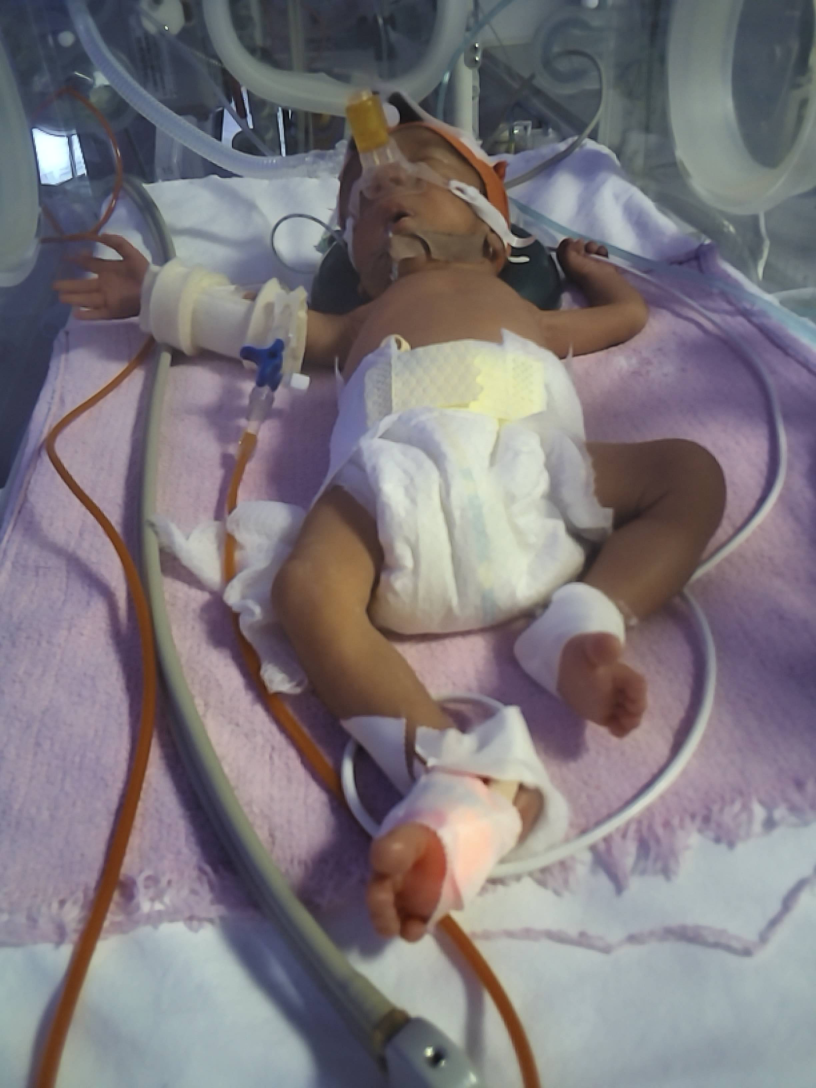
#> input picture Cropping mechanisms/Data2Check/Visible/HM20240814214018_VIS.jpeg, 2448 x 3264 px, found by its file name (shown at 1/3 size)
$ jupyter execute --allow-errors Homography_Crop_SidebySide.ipynb
#> lines starting #> are read from the running program, lines starting #| are printed output that depends on the picture
## Homography Crop

This code given an image -thermal baby image- and a its corresponding visible counterpart by selecting points in the image is able to craft a homography matrix and transform all visible images in a folder accordingly. This notebook specifically was made to convert those images to 480 × 640.

### **Disclaimer: This code should be executed with the following things in mind.**
- A good homography matrix, the best possible one, compute as many points as possible, based on two extremely clear images.
- It should be executed twice, one for each camera, separating images in folders depending on the camera.

[cell 1]
import cv2
import numpy as np
import matplotlib.pyplot as plt
import os
from glob import glob

[cell 2]
# Provide file paths
# !!!! This are the images that will be used for the homography matrix creation
# We should work twice, one per thermal camera

thermal_path = "/Users/marino/Downloads/HM20240814214018.jpeg" # for the thermal image for the homography matrix
visible_path = "/Users/marino/Downloads/visible/HM20240814214018_VIS.jpeg" # for the visible image for the homography matrix
matrix_path = "/Users/marino/Downloads/homography_matrix.txt" # to save the homography matrix (if good)

visible_folder = "/Users/marino/Downloads/visible" # for the visible images, to warp/transform
output_folder = "/Users/marino/Downloads/aligned" # for the aligned images, to save the warped images

Point selection

[cell 3]
# Load images
visible_img = cv2.imread(visible_path)
#> visible_img is the input picture: shape (3264, 2448, 3); mean B, G, R 123.8, 118.6, 124.7
thermal_img = cv2.imread(thermal_path)
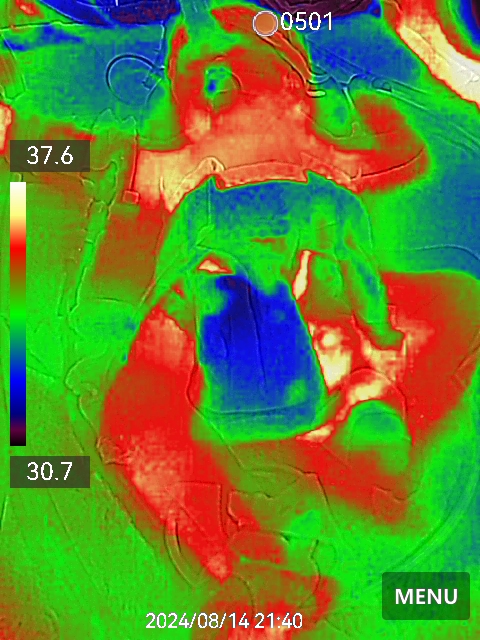
#> input picture Cropping mechanisms/Data2Check/Thermal/HM20240814214018.jpeg, 480 x 640 px, found by its file name
#> thermal_img is the input picture: shape (640, 480, 3); mean B, G, R 49.5, 133.1, 99

# Resize images to match height (if needed)
if visible_img.shape[0] != thermal_img.shape[0]:
    height = min(visible_img.shape[0], thermal_img.shape[0])
#> height = 640
    visible_img = cv2.resize(visible_img, (int(visible_img.shape[1] * height / visible_img.shape[0]), height))
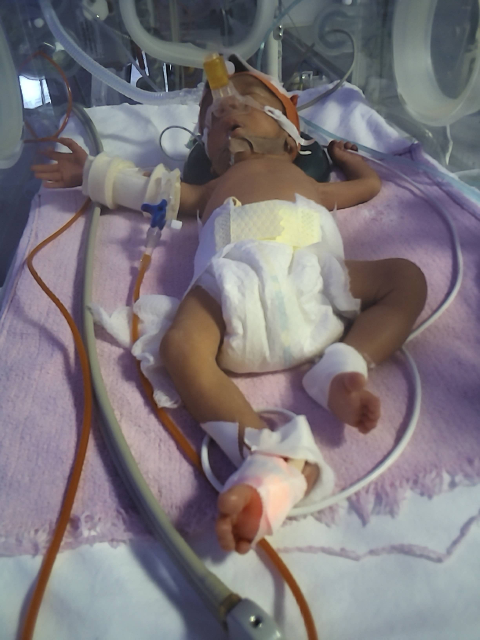
#> visible_img: shape (640, 480, 3); mean B, G, R 123.7, 118.5, 124.6
    thermal_img = cv2.resize(thermal_img, (int(thermal_img.shape[1] * height / thermal_img.shape[0]), height))

# Combine images horizontally
combined_img = np.hstack((visible_img.copy(), thermal_img.copy()))
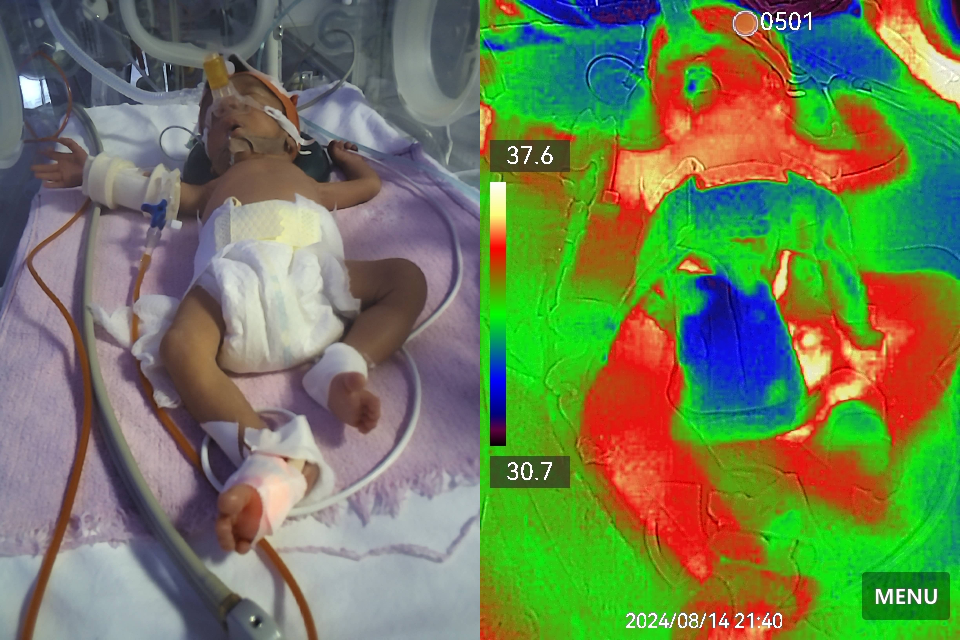
#> combined_img: shape (640, 960, 3); mean B, G, R 86.6, 125.8, 111.8
combined_clone = combined_img.copy()

visible_pts = []
thermal_pts = []

# Define image boundary
visible_width = visible_img.shape[1]
#> visible_width = 480

# Mouse callback
# [17 lines left out: function click_points, not called in this run]

# Show window
cv2.imshow("Click corresponding points (Left: Visible | Right: Thermal)", combined_img)
cv2.setMouseCallback("Click corresponding points (Left: Visible | Right: Thermal)", click_points)
cv2.waitKey(0)
cv2.destroyAllWindows()

# Convert to numpy arrays
src_pts = np.array(visible_pts, dtype=np.float32)
dst_pts = np.array(thermal_pts, dtype=np.float32)

# Check if enough points
#> (the rest of this cell did not finish here and is left out)

#> (a cell that did not finish here is left out)

Saving the homography matrix as a txt to reuse if good, just a failsafe.

[cell 5]
# [11 lines left out: function save_homography_matrix, not called in this run]

# Save the homography matrix to a text file
#> (the rest of this cell did not finish here and is left out)

Given homography matrix: warp images from folder

[cell 6]
# [36 lines left out: function warp_images_from_folder, not called in this run]

[cell 7]
target_shape = thermal_img.shape[:2]  # (height, width)
#> target_shape = (640, 480)

#> (the rest of this cell did not finish here and is left out)
